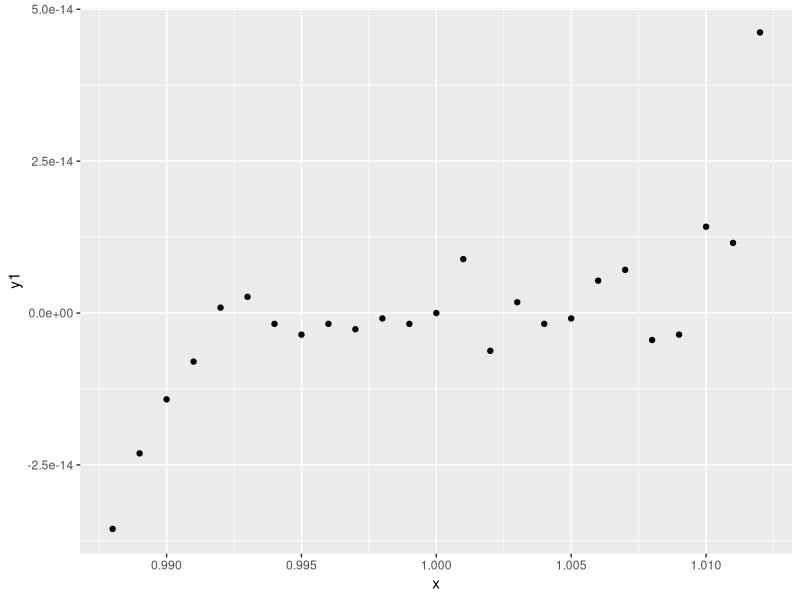
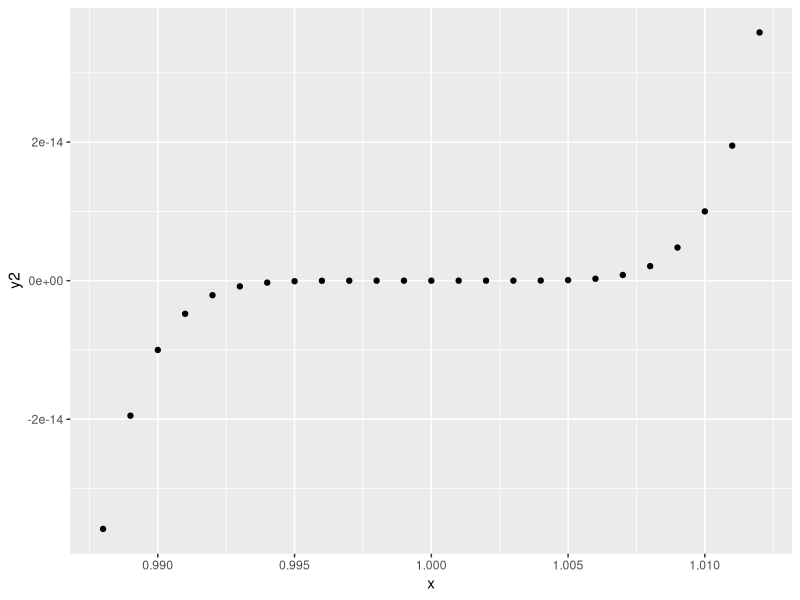

These figures' R source, in order:
## ---- chunk 1
rm(list= ls())
## ---- chunk 2
#1 (a) 
#0.7 in binary is 0.10110011001
#0.2 in binary is 0.00110011001
#0.1 in binary is 0.00011001100
#1 (b) (c) (d)
(0.7+0.2)+0.1==1
0.7+(0.2+0.1)==1
(0.7+0.1)+0.2==1
#1 (e) 0.7, 0.2, 0.1 are binary floating-point numbers. For the partial sum of 0.7 + 0.2, we lost the last two digis of 0.2 when we align the exponents. Then we add 0.1 to the partial sum and we lost three digits from 0.1 when we align the exponents. The final result is not exactly equal to 1.

#2 (a)
library(ggplot2)
x=seq(from=0.988, to=1.012, by=0.001)
y1=x^7 - 7 * x^6 + 21 * x^5 - 35 * x^4 + 35 * x^3 - 21 * x^2 + 7 * x - 1
qplot(x, y1)
#2 (b)
y2=(x - 1)^7
qplot(x, y2)
#2 (c) the first graph y1 does not look like polynomials because we have roundoff errors. It takes differences of very close numbers and lose precision.

#3 (a)
u=c(1, 2, 3, 3, 2, 1)
as.numeric(t(u) %*% u)
#3 (b)
U=diag(6) - (2 / as.numeric(t(u) %*% u)) * u %*% t(u)
# Find the largest off-diagonal elements of U*U
M=U %*% U
max(M[col(M) != row(M)])
# Find the smallest off-diagonal elements of U*U
min(M[col(M) != row(M)])
#3 (c)
max(diag(M))
min(diag(M))
#3 (d)
U %*% u
#3 (e)
max(colSums(abs(U)))
#3 (f)
U[3, ]
#3 (g)
U[3:6, 2]
#3 (h)
A=U[, 1:3]
P=A %*% t(A)
print(P)
#3 (i)
P %*% P - P
#3 (j)
B=U[, 4:6]
Q=B %*% t(B)
print(Q)
#3 (k)
Q %*% Q - Q
#3 (l)
P + Q

#4
oringp=read.table(file="oringp.dat", 
                  col.names = c("flightNumber","date","numberOrings","numberFailed","tempAtLaunch"))
cor(oringp$numberFailed[-24],oringp$tempAtLaunch[-24])

#5 (a) three parts:the body() , the code inside the function. the formals() , the list of arguments which controls how you can call the function. the environment() , the “map” of the location of the function's variables.
#5 (b) the code returns 11
#5 (c) rewrite to:
mean(c(1:10, NA), na.rm = TRUE)
#5 (d)
f2 <- function(a, b) {
  return(a * 10)
}
f2(10, stop("This is an  error!"))
#this function does not throw an error when called. the second argument is never used.

#6 (a)
A=function(n){
  B=matrix(nrow = n, ncol = n)
  for (i in 1:n){
    for (j in 1:n){
      B[i,j]=1/(abs(i-j)+1)
    }
  }
  return(B)
}
#6 (b)
B=A(10)
B
#6 (c)
chol(B)
#6 (d)
det(B)
